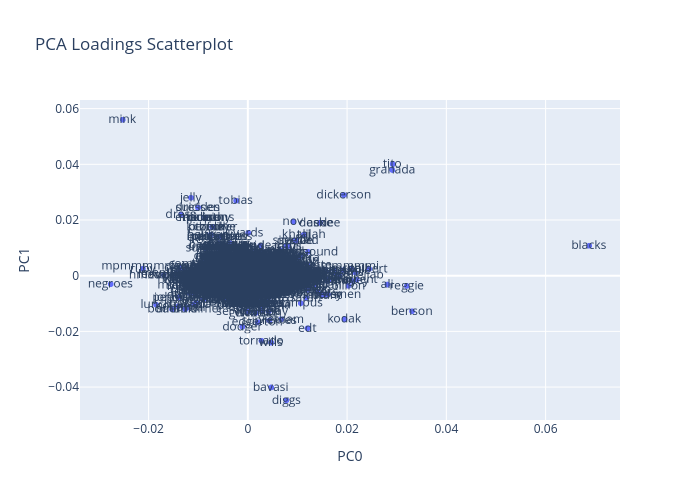

Notebook cell for this chart:
### Code cell
# loadings scatterplot 
LOADINGS = COMPS[["PC0", "PC1"]].reset_index()

px.scatter(LOADINGS,
           x="PC0",
           y="PC1",
           text="term_str",
           title="PCA Loadings Scatterplot",
           height=500,
           width=700)

### Figure 1 — Plotly figure (JSON) as saved in the notebook; plotly's stock layout.template omitted (floating-point values rounded to 4 significant figures; data arrays with more than 128 entries replaced by an {"elided": "..."} marker saying what was removed)
{"data": [{"hovertemplate": "PC0=%{x}<br>PC1=%{y}<br>term_str=%{text}<extra></extra>", "legendgroup": "", "marker": {"color": "#636efa", "symbol": "circle"}, "mode": "markers+text", "name": "", "showlegend": false, "text": {"elided": "15770 str values"}, "type": "scattergl", "x": {"elided": "15770 float values"}, "xaxis": "x", "y": {"elided": "15770 float values"}, "yaxis": "y"}], "layout": {"height": 500, "legend": {"tracegroupgap": 0}, "title": {"text": "PCA Loadings Scatterplot"}, "width": 700, "xaxis": {"anchor": "y", "domain": [0, 1], "title": {"text": "PC0"}}, "yaxis": {"anchor": "x", "domain": [0, 1], "title": {"text": "PC1"}}}}
